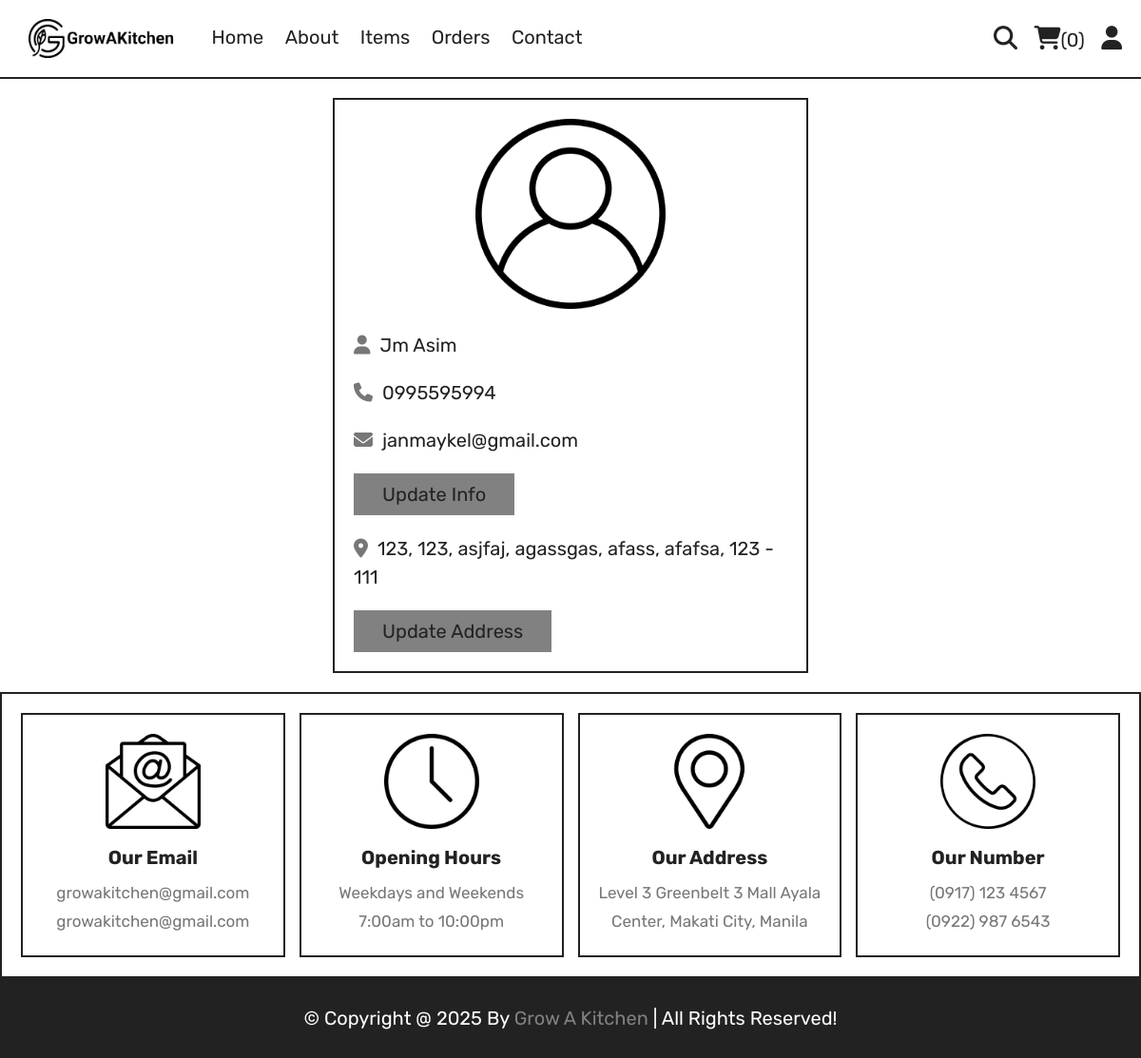
Screenshot of /profile.php (signed in) with the database file from the repository.
### tables this page shows
CREATE TABLE `users` (
  `id` int(100) NOT NULL,
  `name` varchar(20) NOT NULL,
  `email` varchar(50) NOT NULL,
  `number` varchar(10) NOT NULL,
  `password` varchar(50) NOT NULL,
  `address` varchar(500) NOT NULL,
  `image` varchar(100) NOT NULL
);

### profile.php (the view, shortened to what this page needs)
<?php
include 'components/connect.php';
if(isset($_SESSION['user_id'])){
   $user_id = $_SESSION['user_id'];
}else{
   $user_id = '';
   header('location:home.php');
};
$fetch_profile_stmt = $conn->prepare("SELECT * FROM users WHERE id = ?");
$fetch_profile_stmt->execute([$user_id]);
$fetch_profile = $fetch_profile_stmt->fetch(PDO::FETCH_ASSOC);
$avatar = $fetch_profile['image'] ? 'images/'.$fetch_profile['image'] : 'images/user-icon.png';
?>
<!DOCTYPE html>
<html lang="en">
<head>
   <link rel="stylesheet" href="https://cdnjs.cloudflare.com/ajax/libs/font-awesome/6.1.1/css/all.min.css">
   <link rel="stylesheet" href="css/css.css">
</head>
<body>
<?php include 'components/user_header.php'; ?>
<section class="user-details">
   <div class="user">
      <img src="<?= $avatar; ?>" alt="User Avatar">
      <p><i class="fas fa-user"></i><span><span><?= $fetch_profile['name']; ?></span></span></p>
      <p><i class="fas fa-phone"></i><span><?= $fetch_profile['number']; ?></span></p>
      <p><i class="fas fa-envelope"></i><span><?= $fetch_profile['email']; ?></span></p>
      <a href="update_profile.php" class="btn">Update Info</a>
      <p class="address"><i class="fas fa-map-marker-alt"></i><span><?php if($fetch_profile['address'] == ''){echo 'please enter your address';}else{echo $fetch_profile['address'];} ?></span></p>
      <a href="update_address.php" class="btn">Update Address</a>
   </div>
</section>
<?php include 'components/footer.php'; ?>
</body>
</html>

### css/css.css (style rules this page uses)
:root { --yellow:#818181; --red:#e74c3c; --white:#fff; --black:#222; --light-color:#777; --border:.2rem solid var(--black); }
* { font-family: 'Rubik', sans-serif; margin:0; padding:0; box-sizing: border-box; outline: none; border: none; text-decoration: none; }
html { font-size: 62.5%; overflow-x: hidden; scroll-behavior: smooth; stop-opacity: 7rem; }
section { margin:0 auto; max-width: 1200px; padding:2rem; }
.btn, .delete-btn { margin-top: 1rem; display: inline-block; font-size: 2rem; padding:1rem 3rem; cursor: pointer; text-transform: capitalize; transition: .2s linear; }
.btn { background-color: var(--yellow); color:var(--black); }
.user-details .user { max-width: 50rem; margin:0 auto; border:var(--border); padding:2rem; }
.user-details .user img { width: 100%; height: 20rem; object-fit: contain; margin-bottom: 1rem; }
.user-details .user p { padding:1rem 0; line-height: 1.5; font-size: 2rem; }
.user-details .user p span { color:var(--black); }
.user-details .user p i { margin-right: 1rem; color:var(--light-color); }
.user-details .user .address { margin-top: 1rem; }

### profile.php (style rules this page uses)
.user-details { background-color: #fff; box-shadow: 0 0 10px rgba(0, 0, 0, 0.5); }

### rows the page displays
users: name "Jm Asim", number "0995595994", email "janmaykel@gmail.com", address "123, 123, asjfaj, agassgas, afass, afafsa, 123 - 111"

### other values shown
$total_cart_items "0"
